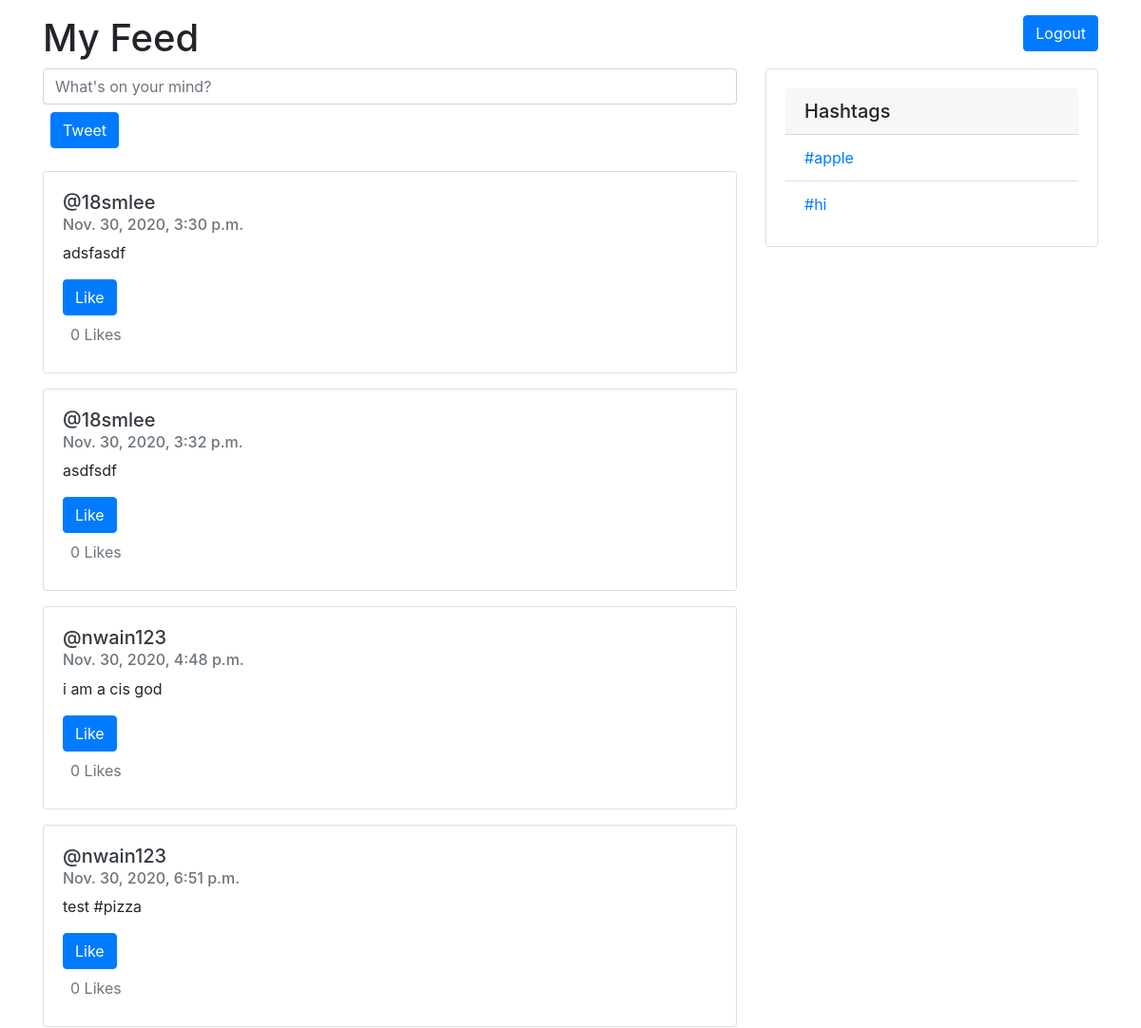
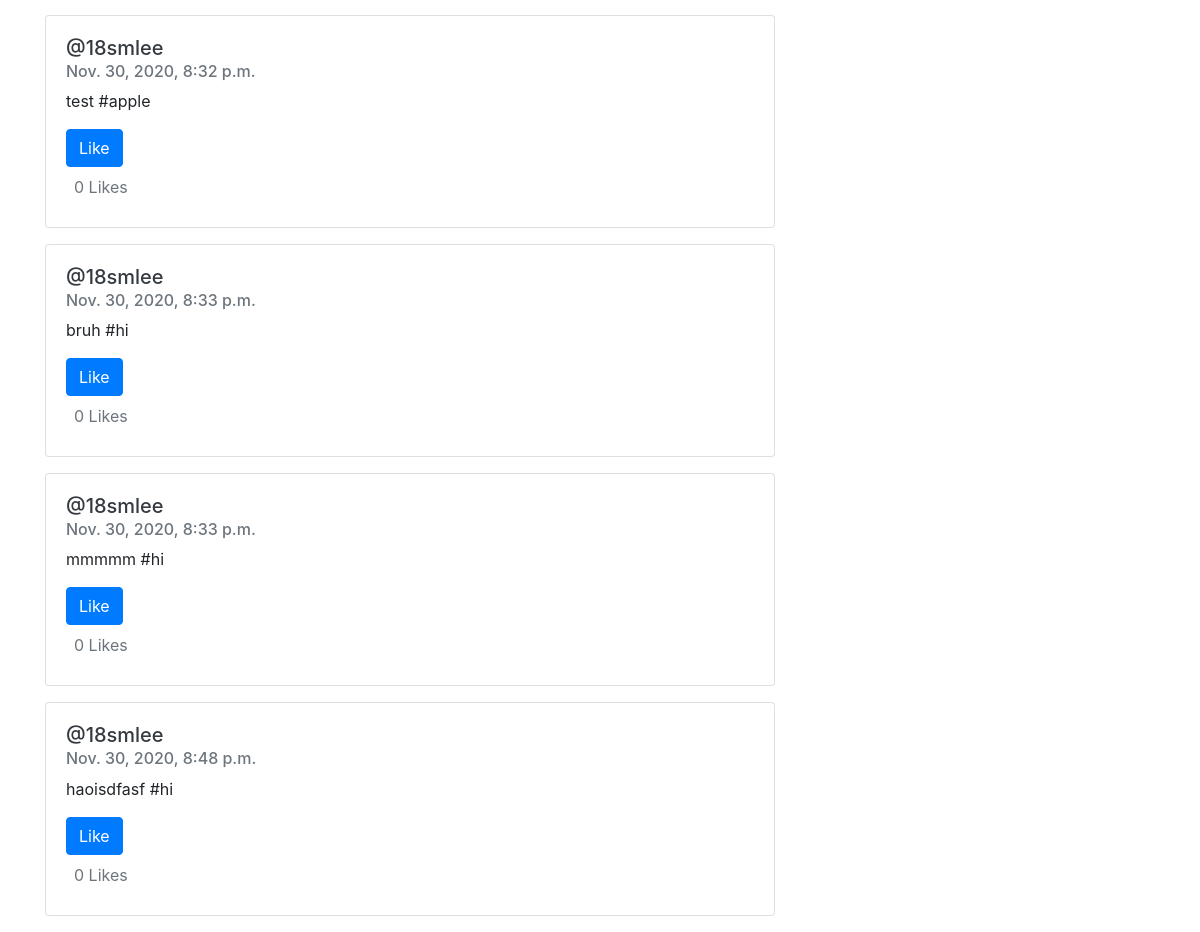
Before: /home/ with the older database file (2 pictures, top to bottom).
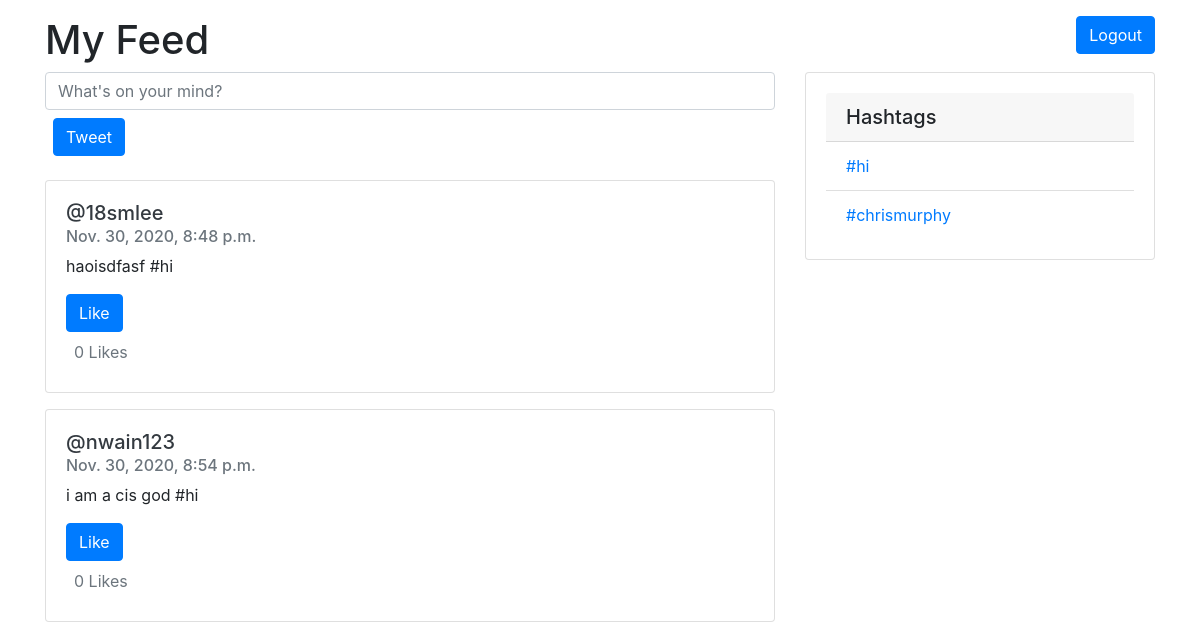
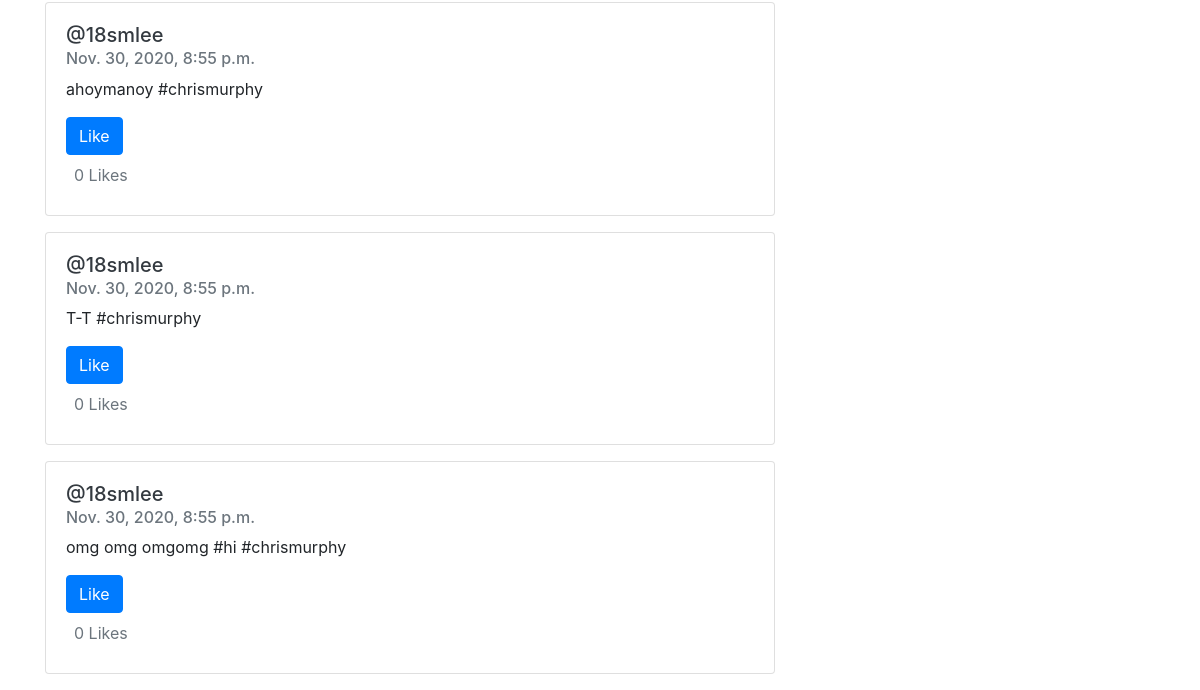
After: the same page with the newer database file (2 pictures, top to bottom).
### twitterApp/models.py (models this page shows, shortened)
class Tweet(models.Model):
    author = models.ForeignKey(User, on_delete=models.CASCADE)
    body = models.TextField()
    timeStamp = models.DateTimeField(auto_now=True)
    tags = models.ManyToManyField('Hashtag', blank=True)
    likes = models.ManyToManyField(User, related_name='likedTweet')
    def total_likes(self):
        return self.likes.count()

class Hashtag(models.Model):
    title = models.CharField(max_length=20)

### twitterApp/views.py (the view, shortened to what this page needs)
# urls.py: path('home/', home_view, name="home_view"),
def home_view(request):
    hashtags = Hashtag.objects.all()
    tweets = Tweet.objects.all()
    for tweet in tweets:
        print(tweet.body)
        print(tweet.total_likes())
    hashtagTitles =[]
    for hashtag in hashtags:
        hashtagTitles.append(hashtag.title)
    return render(request, 'home.html', {'tweets': tweets, 'hashtags': hashtags})

### twitterApp/templates/home.html (shortened to what this page needs)
<!doctype html>
<html lang="en">
  <head>
    <link rel="stylesheet" href="https://stackpath.bootstrapcdn.com/bootstrap/4.3.1/css/bootstrap.min.css">
  </head>
  <body>
    <div class="container">
      <div class="row justify-content-between">
        <div class="col-4 mt-3">
          <h1>My Feed</h1>
        </div>
        <div class="col-4">
          <a class="btn btn-primary mt-3 float-right" href="http://127.0.0.1:8000/" role="button">Logout</a>
        </div>
      </div>
    </div>
    <div class="container">
      <div class="row">
        <div class="col">
          <form method="POST" action="/home/">
            <input name="tweetBody" class="form-control" placeholder="What's on your mind?">
            <input class="btn btn-primary m-2 mb-4" type="submit" value='Tweet'>
          </form>
          {% for tweet in tweets %}
            <div class="card mb-3">
              <div class="card-body">
                <h5><a class="text-dark" href="{% url 'profile_view' tweet.author%}">@{{tweet.author}}</a></h5>
                <h6 class="card-subtitle mb-2 text-muted">{{tweet.timeStamp}}</h6>
                <p class="card-text">{{tweet.body}}</p>
                <form method="POST" action="{% url 'like_view' tweet.id%}">
                  <button class="btn btn-primary sm-4" type="submit" name="tweet_ID" value='{{ tweet.id }}'> Like </button>
                </form>
                <p class="card-text m-2 mb-0 text-muted">{{tweet.total_likes}} Likes</p>
              </div>
            </div>
          {% endfor %}
        </div>
        <div class="col-4">
          <div class="card mb-3">
            <div class="card-body">
              <h5 class="card-header">Hashtags</h5>
              <ul class="list-group list-group-flush">
                {% for hashtag in hashtags%}
                <li class="list-group-item"><a href="{% url 'hashtag_view' hashtag.title%}" class="card-link">#{{hashtag.title}}</a></li>
                {% endfor %}
              </ul>
            </div>
          </div>
        </div>
    </div>
  </body>
</html>

Changed rows visible on the page:
removed Tweet: author "18smlee", timeStamp "Nov. 30, 2020, 3:30 p.m.", body "adsfasdf", total_likes "0"
removed Tweet: author "18smlee", timeStamp "Nov. 30, 2020, 3:32 p.m.", body "asdfsdf", total_likes "0"
removed Tweet: author "nwain123", timeStamp "Nov. 30, 2020, 4:48 p.m.", body "i am a cis god", total_likes "0"
removed Tweet: author "nwain123", timeStamp "Nov. 30, 2020, 6:51 p.m.", body "test #pizza", total_likes "0"
removed Tweet: author "18smlee", timeStamp "Nov. 30, 2020, 8:32 p.m.", body "test #apple", total_likes "0"
removed Tweet: author "18smlee", timeStamp "Nov. 30, 2020, 8:33 p.m.", body "bruh #hi", total_likes "0"
removed Tweet: author "18smlee", timeStamp "Nov. 30, 2020, 8:33 p.m.", body "mmmmm #hi", total_likes "0"
removed Hashtag: title "apple"
added Tweet: author "nwain123", timeStamp "Nov. 30, 2020, 8:54 p.m.", body "i am a cis god #hi", total_likes "0"
added Tweet: author "18smlee", timeStamp "Nov. 30, 2020, 8:55 p.m.", body "ahoymanoy #chrismurphy", total_likes "0"
added Tweet: author "18smlee", timeStamp "Nov. 30, 2020, 8:55 p.m.", body "T-T #chrismurphy", total_likes "0"
added Tweet: author "18smlee", timeStamp "Nov. 30, 2020, 8:55 p.m.", body "omg omg omgomg #hi #chrismurphy", total_likes "0"
added Hashtag: title "chrismurphy"
